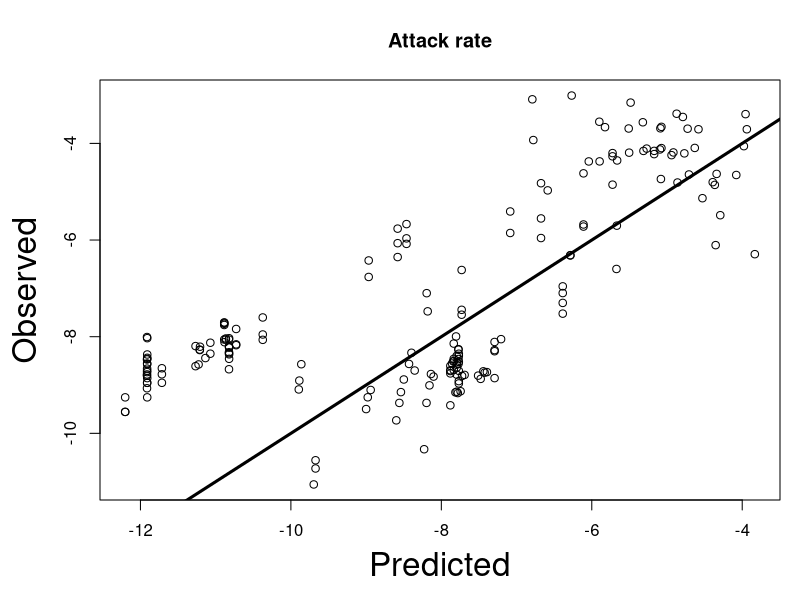
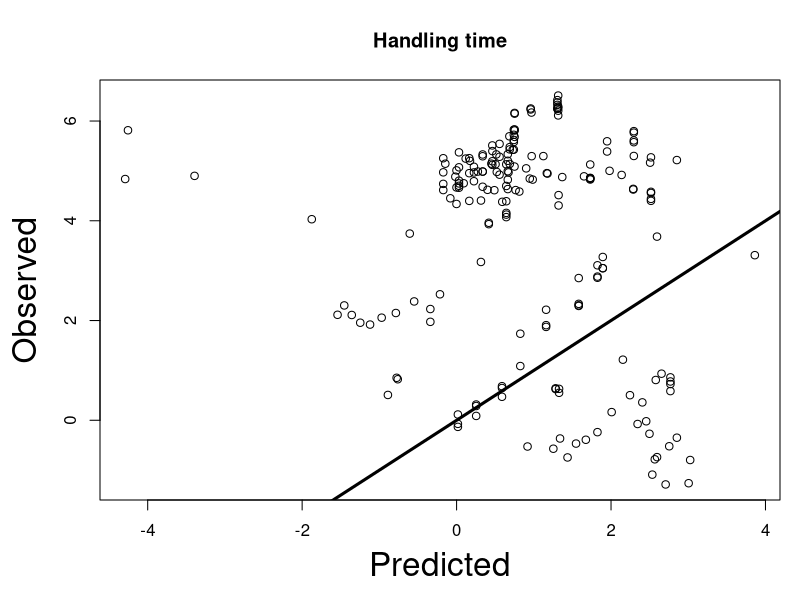
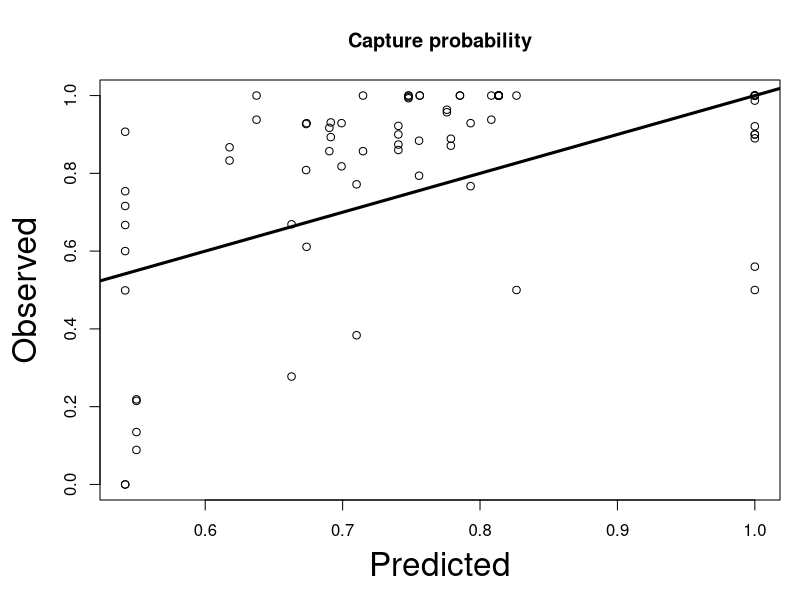
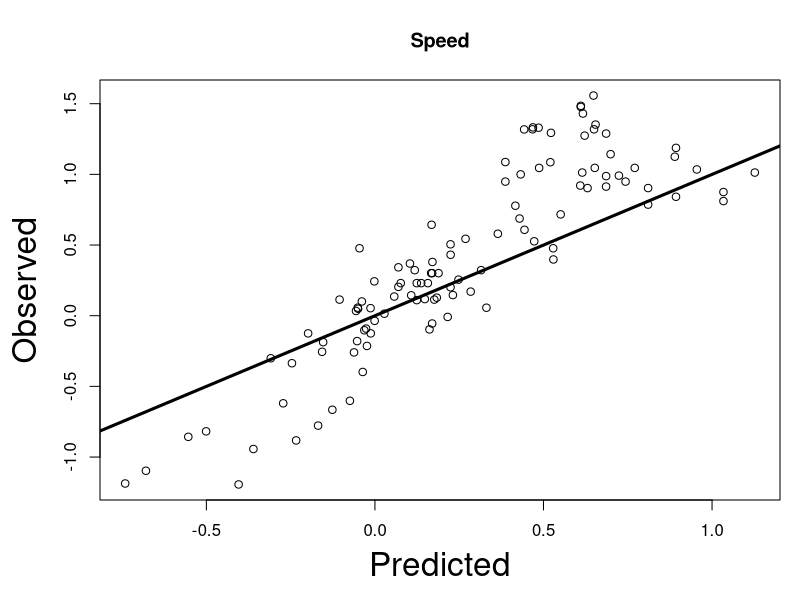
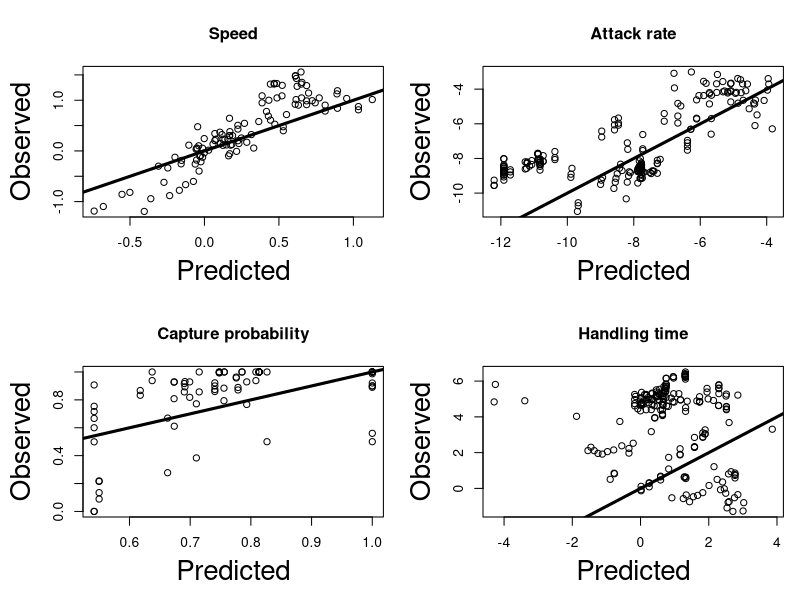

The R source for these figures, in order: (Note: this script raises an error after producing the figures.)
#### fitting ####
setwd("~/Master_Uottawa/Functional_Response/Fitting")
dat = read.csv('DataFitting.csv')
speed = read.csv('Speed.csv')
capture = subset(dat,dat$Trait=='Probability')
capture = droplevels(capture)
attack = subset(dat,dat$Trait=='Attack')
attack = droplevels(attack)
handling = subset(dat,dat$Trait=='Handling')
handling = droplevels(handling)

par(mar=c(5,5,4,1))
plot(log10(attack$Observed)~log10(attack$Predicted),xlab='Predicted',ylab='Observed',main = 'Attack rate',cex.lab=2)
abline(a = 0, b = 1,lwd=3)

par(mar=c(5,5,4,1))
plot(log10(handling$Observed)~log10(handling$Predicted),xlab='Predicted',ylab='Observed',main = 'Handling time',cex.lab=2)
abline(a = 0, b = 1,lwd=3)

par(mar=c(5,5,4,1))
plot(capture$Observed~capture$Predicted,xlab='Predicted',ylab='Observed',main = 'Capture probability',cex.lab=2)
abline(a = 0, b = 1,lwd=3)

par(mar=c(5,5,4,1))
plot(log10(speed$Observed)~log10(speed$Predicted),xlab='Predicted',ylab='Observed',main = 'Speed',cex.lab=2)
abline(a = 0, b = 1,lwd=3)

png('Figures.png',height = 480, width = 800)
par(mar=c(5,5,4,1),mfrow=c(2,2))
plot(log10(speed$Observed)~log10(speed$Predicted),xlab='Predicted',ylab='Observed',main = 'Speed',cex.lab=2)
abline(a = 0, b = 1,lwd=3)
plot(log10(attack$Observed)~log10(attack$Predicted),xlab='Predicted',ylab='Observed',main = 'Attack rate',cex.lab=2)
abline(a = 0, b = 1,lwd=3)
plot(capture$Observed~capture$Predicted,xlab='Predicted',ylab='Observed',main = 'Capture probability',cex.lab=2)
abline(a = 0, b = 1,lwd=3)
plot(log10(handling$Observed)~log10(handling$Predicted),xlab='Predicted',ylab='Observed',main = 'Handling time',cex.lab=2)
abline(a = 0, b = 1,lwd=3)
dev.off()

speedmod = log10(speed$Predicted) - log10(speed$Observed)
attackmod = log10(attack$Predicted) - log10(attack$Observed)
handlingmod = log10(handling$Predicted) - log10(handling$Observed)
capturemod = capture$Predicted - capture$Observed

mod1 = lm(speedmod~log10(speed$Predicted))
summary(mod1)

mod2 = lm(attackmod~log10(attack$Predicted))
summary(mod2)

mod3 = lm(handlingmod~log10(handling$Predicted))
summary(mod3)

mod4 = lm(capturemod~ capture$Predicted)
summary(mod4)


speedmod2 = speed$Predicted - speed$Observed
attackmod2 = attack$Predicted - attack$Observed
handlingmod2 = handling$Predicted - handling$Observed

mod26=lm(speedmod2~speed$Predicted)
summary(mod26)

mod27=lm(attackmod2~attack$Predicted)
summary(mod27)

mod28=lm(handlingmod2~handling$Predicted)
summary(mod28)

# RMSD
titi = (speed$Predicted - speed$Observed)^2
rmsd1 = sqrt(1/length(speedmod)*sum(titi))

titi = (attack$Predicted - attack$Observed)^2
rmsd2 = sqrt(1/length(speedmod)*sum(titi))

titi = (handling$Predicted - handling$Observed)^2
rmsd3 = sqrt(1/length(speedmod)*sum(titi))

titi = (capture$Predicted - capture$Observed)^2
rmsd4 = sqrt(1/length(speedmod)*sum(titi))
